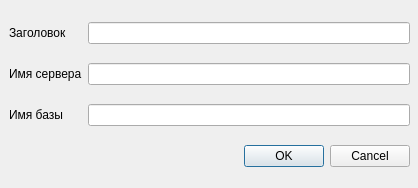
<?xml version="1.0" encoding="UTF-8"?>
<ui version="4.0">
 <class>AddDialog</class>
 <widget class="QDialog" name="AddDialog">
  <property name="geometry">
   <rect>
    <x>0</x>
    <y>0</y>
    <width>418</width>
    <height>188</height>
   </rect>
  </property>
  <property name="windowTitle">
   <string>Dialog</string>
  </property>
  <widget class="QWidget" name="gridLayoutWidget">
   <property name="geometry">
    <rect>
     <x>9</x>
     <y>9</y>
     <width>401</width>
     <height>171</height>
    </rect>
   </property>
   <layout class="QGridLayout" name="gridLayout">
    <item row="3" column="0" colspan="2">
     <widget class="QDialogButtonBox" name="buttonBox">
      <property name="orientation">
       <enum>Qt::Horizontal</enum>
      </property>
      <property name="standardButtons">
       <set>QDialogButtonBox::Cancel|QDialogButtonBox::Ok</set>
      </property>
     </widget>
    </item>
    <item row="2" column="0">
     <widget class="QLabel" name="label">
      <property name="text">
       <string>Имя базы</string>
      </property>
     </widget>
    </item>
    <item row="1" column="0">
     <widget class="QLabel" name="label_2">
      <property name="text">
       <string>Имя сервера</string>
      </property>
     </widget>
    </item>
    <item row="0" column="0">
     <widget class="QLabel" name="label_3">
      <property name="text">
       <string>Заголовок</string>
      </property>
     </widget>
    </item>
    <item row="0" column="1">
     <widget class="QLineEdit" name="leTitle"/>
    </item>
    <item row="1" column="1">
     <widget class="QLineEdit" name="leServer"/>
    </item>
    <item row="2" column="1">
     <widget class="QLineEdit" name="leBase"/>
    </item>
   </layout>
  </widget>
 </widget>
 <resources/>
 <connections>
  <connection>
   <sender>buttonBox</sender>
   <signal>rejected()</signal>
   <receiver>AddDialog</receiver>
   <slot>reject()</slot>
   <hints>
    <hint type="sourcelabel">
     <x>316</x>
     <y>260</y>
    </hint>
    <hint type="destinationlabel">
     <x>286</x>
     <y>274</y>
    </hint>
   </hints>
  </connection>
  <connection>
   <sender>buttonBox</sender>
   <signal>accepted()</signal>
   <receiver>AddDialog</receiver>
   <slot>accept()</slot>
   <hints>
    <hint type="sourcelabel">
     <x>248</x>
     <y>254</y>
    </hint>
    <hint type="destinationlabel">
     <x>157</x>
     <y>274</y>
    </hint>
   </hints>
  </connection>
 </connections>
</ui>
